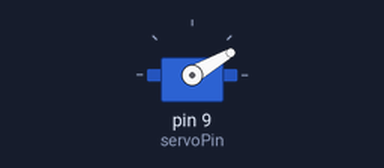
Bench run of a sketch on a simulated Arduino Uno, built with avr-gcc and run on an emulated ATmega328P. Shown: servo.

Above: at 0.1 s.
Timing chart, 0 to 1.6 s (numbered marks = the images above):
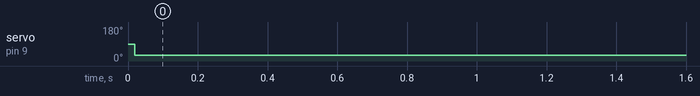

Measured:
- by itself, servo on pin 9 (servoPin): 90° → 30° at 0.02 s

The sketch:

rawvalueoutputs.ino
```cpp
#include <Servo.h>
Servo servoPin;

boolean sensorTakingValues = false;

int soundSensor = A2;
const int pingPinUltra = 7;
int pos = 0;
long cm;
int counter = 0;

int sensorValueArray[] = {};
int lastValueInUltraArray = 0;


void setup() {
  // put your setup code here, to run once:
  Serial.begin(9600);
  servoPin.attach(9);
  delay(10);

  //maybe place ultrasoundsensor code in here so we are reading values from
  //setup so we can initialise the array will values

}

void loop() {

  servo();

}


void ultraSoundResponse() {
  sensorTakingValues = true;
  long duration;

  pinMode(pingPinUltra, OUTPUT);
  digitalWrite(pingPinUltra, LOW);
  delayMicroseconds(2);
  digitalWrite(pingPinUltra, HIGH);
  delayMicroseconds(5);

  pinMode(pingPinUltra, INPUT);
  duration = pulseIn(pingPinUltra, HIGH);
  cm = microsecondsToCentimeters(duration);
  sensorValueArray[cm];
  Serial.println(cm);
  delay(10);
}

void readingUltraResponse() {
  int i = 0;
    for(i = 0; sensorValueArray[i] != '\0'; i++) {
    int lastValueInUltraArray = sensorValueArray[--i];
    }
}

void fakeStepper() {
  int i =0;
  for(i=0;i<10000; i++) {
  counter = counter + i;
  if (counter = lastValueInUltraArray) {
    servo();
    counter = 0;
    }
  }
}

void servo() {

  for(pos=0; pos < 180; pos++) {
    servoPin.write(pos);
    if (pos = 30) {
      servoPin.write(30);
      fakeStepper();

    }
  }
}

long microsecondsToCentimeters(long microseconds) {
  return microseconds / 29 / 2;
}
```
